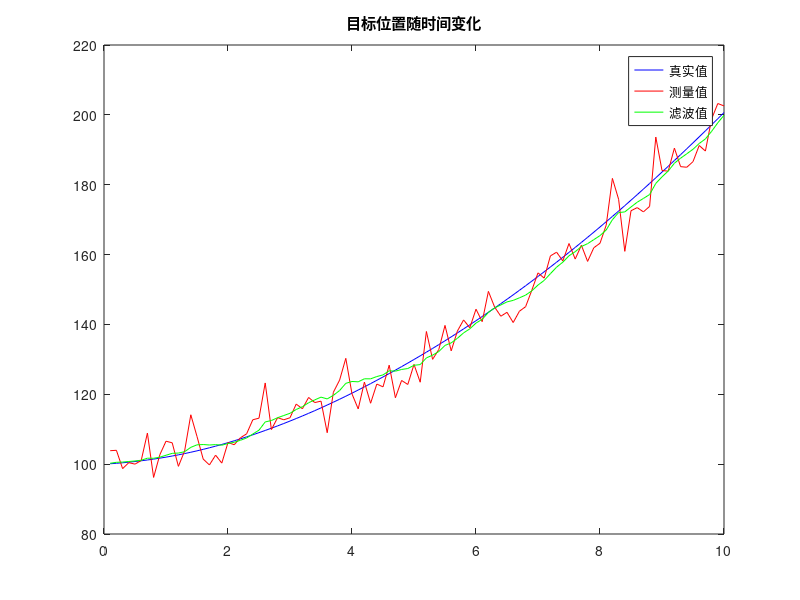
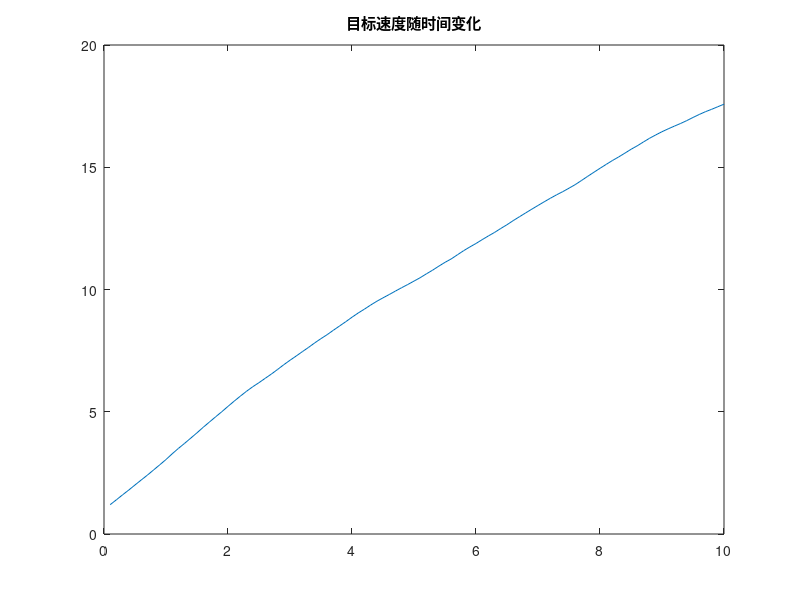
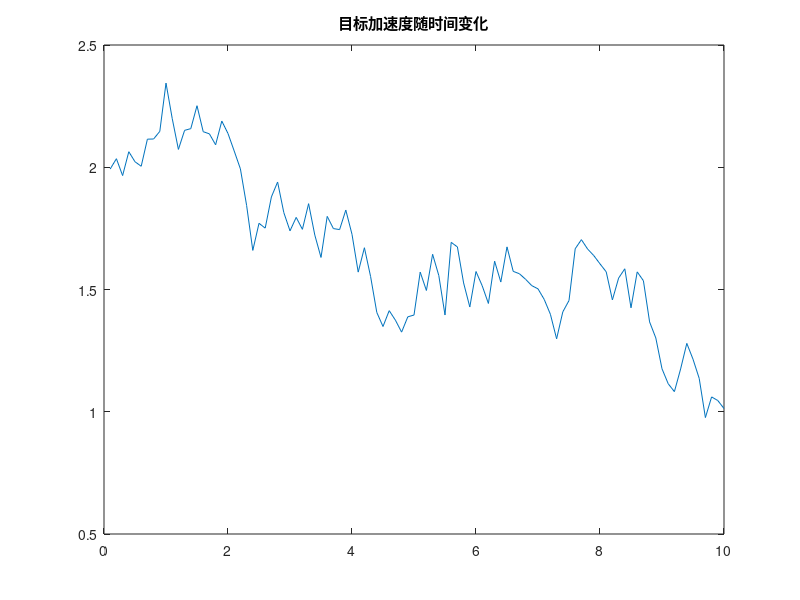

Write the MATLAB code that produced these figures, in order.
% 初始化
clear
close all

% 第一部分，生成目标真实运动轨迹
s = 0.1; % 步长
A = [1, s, s^2 / 2; % 状态转移矩阵
     0, 1, s;
     0, 0, 1];
Q = [0, 0, 0; % 过程噪声的协方差矩阵，一般而言是受到某个外力的扰动
     0, 0, 0;
     0, 0, 0.1^2];
xA = []; % xA：用来记录所有状态
x0 = [100, 1, 2]'; % 目标初始位置为100，初始速度为1，初始加速度为2
x = x0;
for k = 1 : 100  % 100s的匀加速运动
    x = A * x + sqrt(Q) * [randn,randn,randn]';  % 标准正态随机分布
    xA = [xA x];
end
t = 0.1:0.1:10;
figure(1)
plot(t, xA(1,:), 'b')
title('目标位置随时间变化')
hold on
figure(2)
plot(t, xA(2,:))
title('目标速度随时间变化')
figure(3)
plot(t, xA(3,:))
title('目标加速度随时间变化')

% 第二部分，生成测量数据
H = [1, 0, 0]; % 测量矩阵
R = 5^2; % 测量噪声的协方差矩阵，由于测量数据是一维的，这里的R是一个标量
for i = 1 : 100
     zA(i) = H * xA(:,i) + sqrt(R) * randn;
end
figure(1)
plot(t, zA, 'r')
hold on
legend('真实值','测量值')

% 第三部分，开始进行kalman滤波
P0=[1, 0, 0;
    0, 1, 0;
    0, 0, 1]; % 随便给出的初始的协方差矩阵
for i = 1 : 100
    X0 = x0;
    X_k_k_1 = A * X0 ;  %卡尔曼滤波第1个递推公式
    P_k_k_1 = A*P0*A' + Q; %卡尔曼滤波第2个递推公式
    K_k = P_k_k_1 * H' * inv(H*P_k_k_1*H' + R);%卡尔曼滤波第3个递推公式
    X_k = X_k_k_1+K_k*(zA(i) - H*X_k_k_1);%卡尔曼滤波第4个递推公式
    P_k = P_k_k_1 - K_k * H * P_k_k_1;%卡尔曼滤波第5个递推公式

    X_kv(:,i) = X_k;
    x0 = X_k;
    P0 = P_k;
end

figure(1)
plot(t,X_kv(1,:),'g')
legend('真实值','测量值','滤波值') 